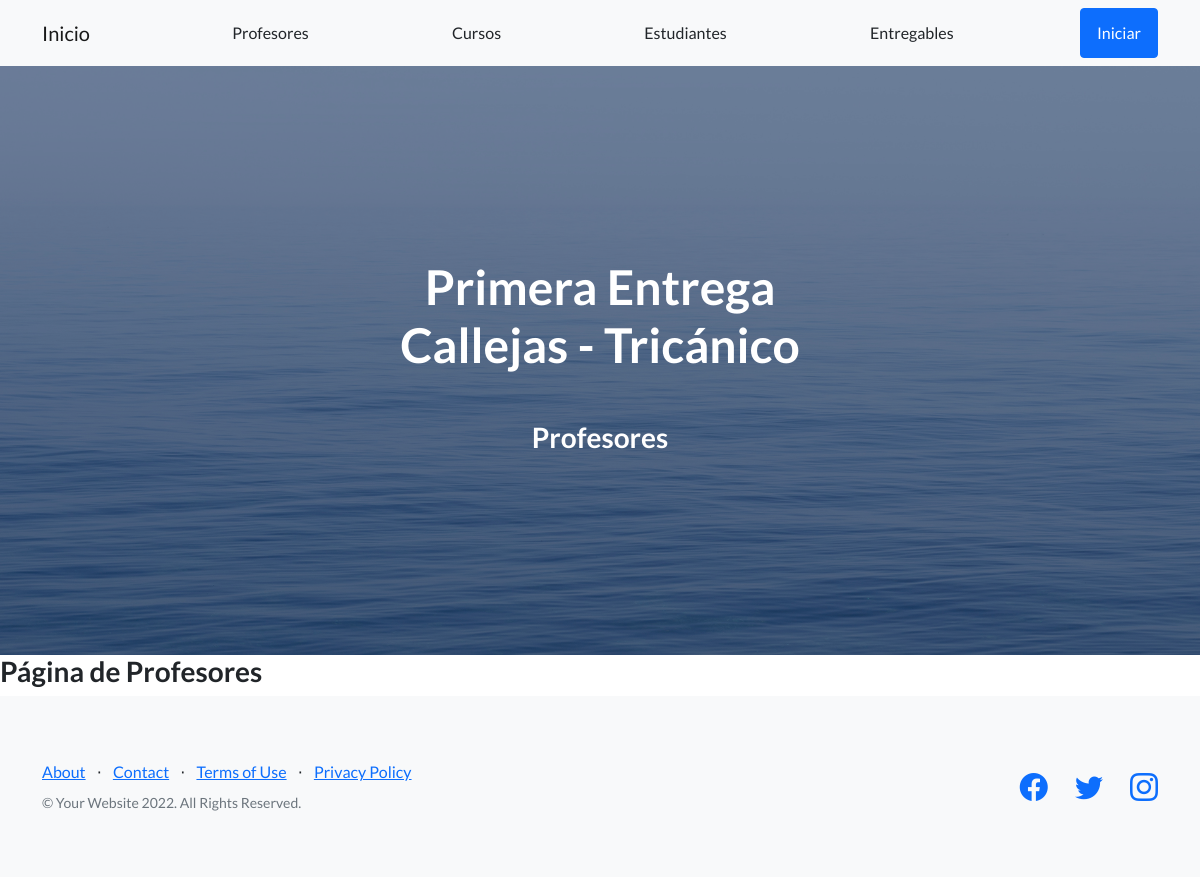
Before: /appCoder/leerProfesores/ with the older database file.
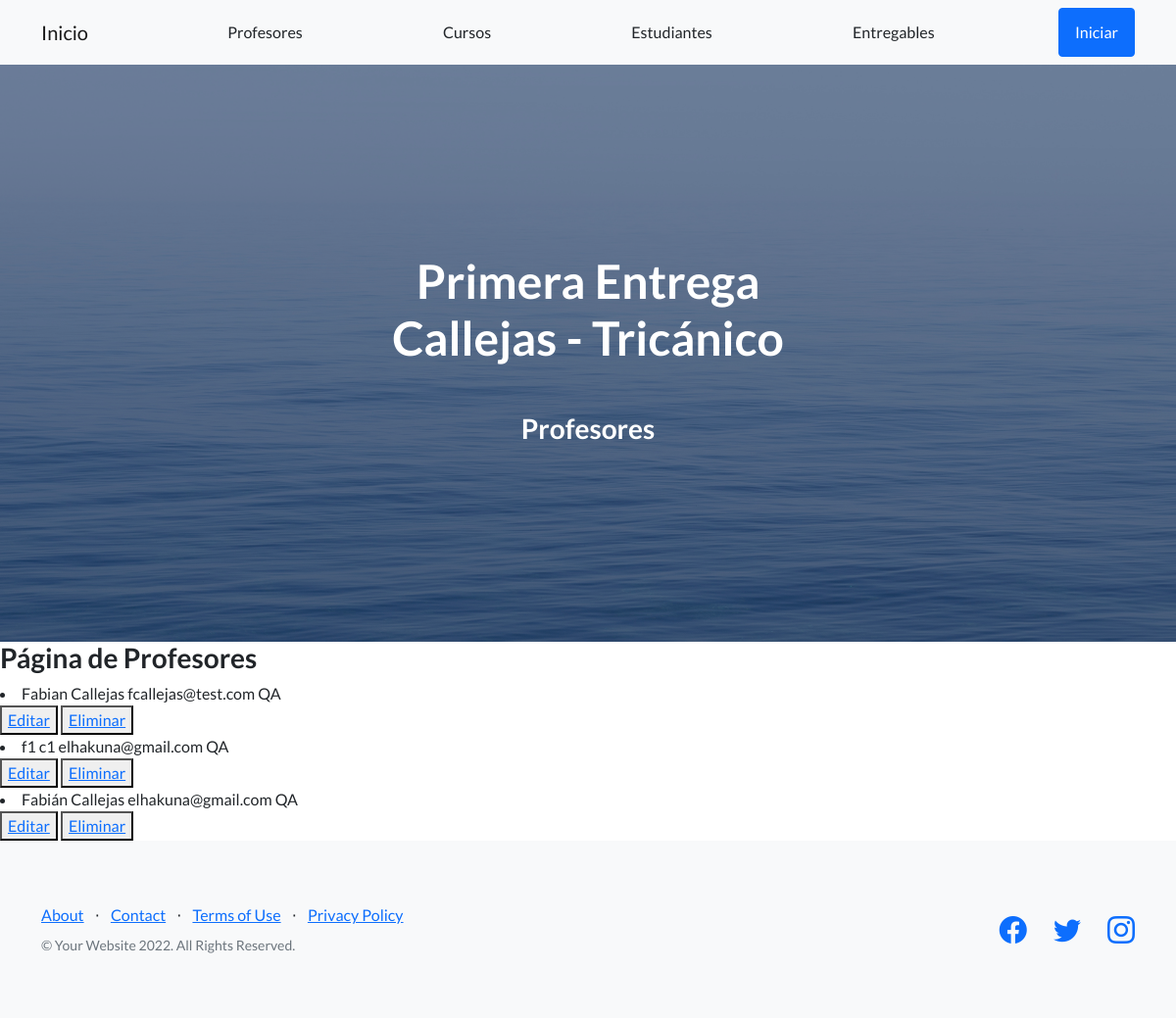
After: the same page with the newer database file.
### AppCoder/models.py (models this page shows)
class Profesor (models.Model):
    nombre = models.CharField(max_length=30)
    apellido = models.CharField(max_length=30)
    email = models.EmailField()
    profesion = models.CharField(max_length=30)
    def __str__ (self) -> str:
         return self.nombre+" "+str(self.apellido)+" "+str(self.email) +" "+str(self.profesion)

### AppCoder/views.py (the view)
# urls.py: path('leerProfesores/', leerProfesores, name='LeerProfesores'),
def leerProfesores(request):
    profesores = Profesor.objects.all()
    contexto = {'profesores':profesores}
    return render (request, 'appCoder/profesores.html', contexto)

### AppCoder/template/AppCoder/profesores.html
{% extends "AppCoder/padre.html" %}
{% load static %}
{% block section_name %}
<h3>Profesores</h3>
{% endblock %}
{% block contenidoQueCambia %}
<h3>Página de Profesores</h3>
{% for p in profesores %}
<li> {{p}}</li>
<button>
    <a href="{% url 'editarProfesor' p.nombre %}"> Editar </a>
</button>
<button>
    <a href="{% url 'eliminarProfesor' p.nombre %}"> Eliminar </a>
</button>
{% endfor %}
{% endblock %}

Changed rows visible on the page:
added Profesor: nombre+apellido+email "Fabian Callejas fcallejas@test.com QA"
added Profesor: nombre+apellido+email "f1 c1 elhakuna@gmail.com QA"
added Profesor: nombre+apellido+email "Fabián Callejas elhakuna@gmail.com QA"
